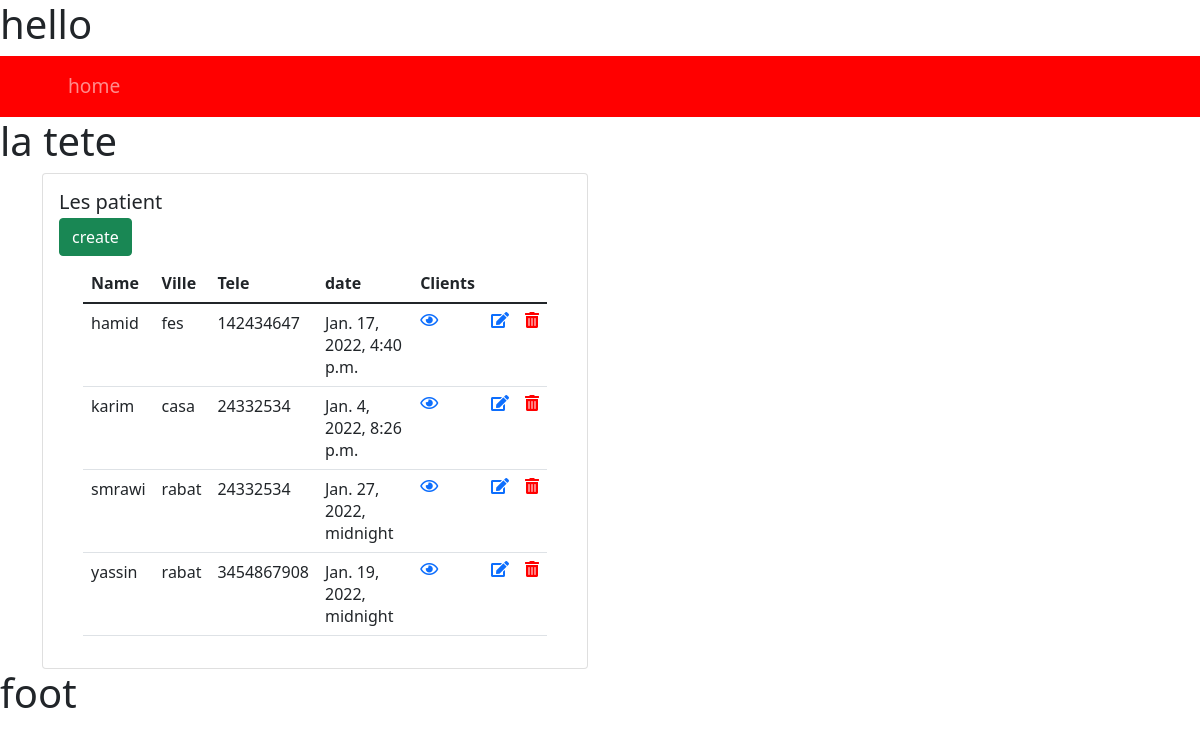
The page / on the database its author committed.
### cabinet_medical/models.py (models this page shows)
class Patient(models.Model):
    Nom = models.CharField(max_length = 100 , null=True)
    Prenom = models.CharField(max_length = 100 , null=True)
    DateNaissance = models.DateTimeField(null=True)
    Poids = models.FloatField(null=True)
    Taille = models.FloatField(null=True)
    Adresse = models.CharField(max_length = 200 , null=True)
    Ville = models.CharField(max_length = 100 , null=True)
    Pays = models.CharField(max_length = 100 , null=True)
    CodePostal = models.CharField(max_length = 100 , null=True)
    Tel1 = models.CharField(max_length = 50 , null=True)
    Tel2 = models.CharField(max_length = 50 , null=True)
    Mutuelle = models.CharField(max_length = 100 , null=True)
    Photo = models.CharField(max_length = 200 , null=True)
    DateCreation = models.DateTimeField(auto_now_add=True , null=True)
    DateModification = models.DateTimeField(auto_now_add=True , null=True)

### cabinet_medical/views.py (the view)
# urls.py: 2. Add a URL to urlpatterns:  path('', views.home, name='home')
def home(request):
    vpatient = Patient.objects.all()
    context = {'vpatients' : vpatient,}
    return render (request , 'cabinetMedical/home.html',context)

### cabinet_medical/templates/cabinetMedical/home.html
<h1>hello</h1>
{% extends 'cabinetMedical/main.html' %}
{% block content %}
  <div class="container">
    <div class="row">
      <div class="col-lg-6">
          <div class="card" >
                <div class="card-body">
                  <h5 class="card-title"> Les patient</h5>
                  <h6 class="card-subtitle mb-2 text-muted"><a class="btn btn-success" href="{% url 'create' %}">create</a></h6>
                  <div class="container">
                      <table class="table">
                            <thead>
                              <tr>
                                <th scope="col">Name</th>
                                <th scope="col">Ville</th>
                                <th scope="col">Tele</th>
                                <th scope="col">date</th>
                                <th>Clients</th>
                              </tr>
                            </thead>
                            <tbody>
                              {% for item in vpatients %}
                            <tr>
                                <td>{{item.Nom}}</td>
                                <td>{{item.Ville}}</td>
                                <td>{{item.Tel1}}</td>
                                <td>{{item.DateNaissance}}</td>
                                <td> <a href=" {% url 'patient' item.id %} "> <i class="far fa-eye"></i> </a> </td>
                                <td>
                                  <a href="{% url 'update' item.id %}"><i class="fas fa-edit"></i></i></a>
                                </td>
                                <td>
                                  <a href="{% url 'delete' item.id %}"><i style="color: #ff0000;" class="fas fa-trash-alt"></i></a>
                                </td>
                            </tr>
                                {% endfor  %}
                            </tbody>
                          </table>
                      </div>
                </div>
              </div>
      </div>
    </div>
</div>
  {% endblock content %}

### cabinet_medical/templates/cabinetMedical/main.html (shortened to what this page needs)
{% load static %}
<!DOCTYPE html>
<html lang="en">
<head>
    <link href="https://cdn.jsdelivr.net/npm/bootstrap@5.1.3/dist/css/bootstrap.min.css" rel="stylesheet">
    <link rel="stylesheet" type="text/css" href=" {% static '/css/stylee.css' %} ">
    <link rel="stylesheet" href="https://pro.fontawesome.com/releases/v5.10.0/css/all.css"/>
</head>
<body>
{% include "cabinetMedical/navbar.html" %}
<h1>la tete</h1>
    {% block content  %}
    {% endblock  %}
<h1>foot</h1>
</body>
</html>

### cabinet_medical/templates/cabinetMedical/navbar.html (shortened to what this page needs)
<nav class="navbar navbar-expand-lg navbar-dark bg-dark">
    <div class="container-fluid">
      <a class="navbar-brand" href="{% url 'home' %}">
      <div class="collapse navbar-collapse" id="navbarSupportedContent">
        <ul class="navbar-nav me-auto mb-2 mb-lg-0">
          <li class="nav-item">
            <a class="nav-link" href="{% url 'home' %}"  >home</a>
          </li>
        </ul>
      </div>
    </div>
  </nav>

### static/css/stylee.css (style rules this page uses)
.navbar { --bs-bg-opacity: 1; background-color: #ff0000 !important; }
.nav-link { color: aliceblue; font-size: larger; }

### rows shown on the page
Patient: Nom "hamid", Ville "fes", Tel1 "142434647", DateNaissance "Jan. 17, 2022, 4:40 p.m."
Patient: Nom "karim", Ville "casa", Tel1 "24332534", DateNaissance "Jan. 4, 2022, 8:26 p.m."
Patient: Nom "smrawi", Ville "rabat", Tel1 "24332534", DateNaissance "Jan. 27, 2022, midnight"
Patient: Nom "yassin", Ville "rabat", Tel1 "3454867908", DateNaissance "Jan. 19, 2022, midnight"
